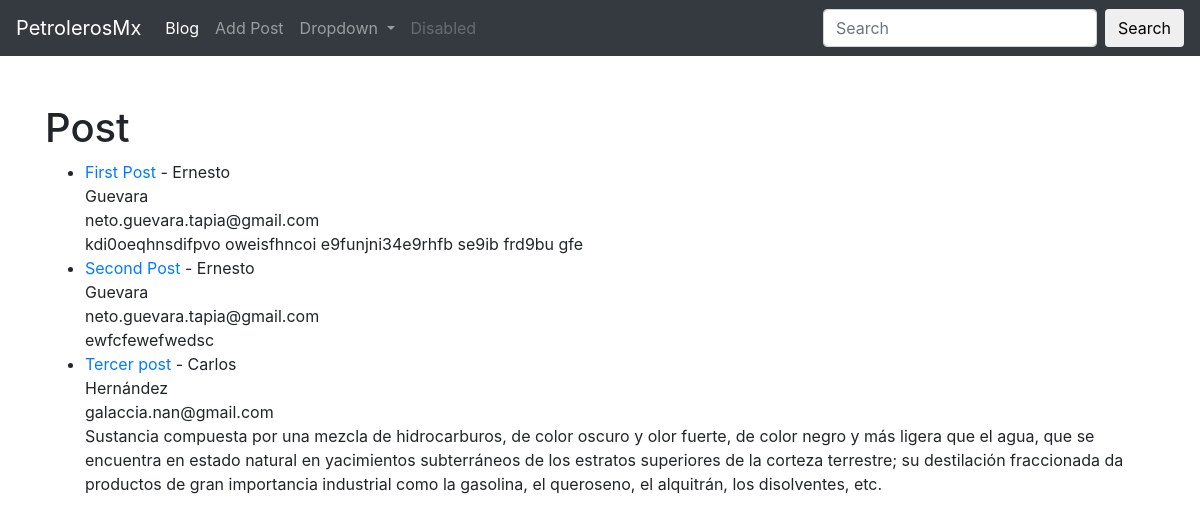
Before: / with the older database file.
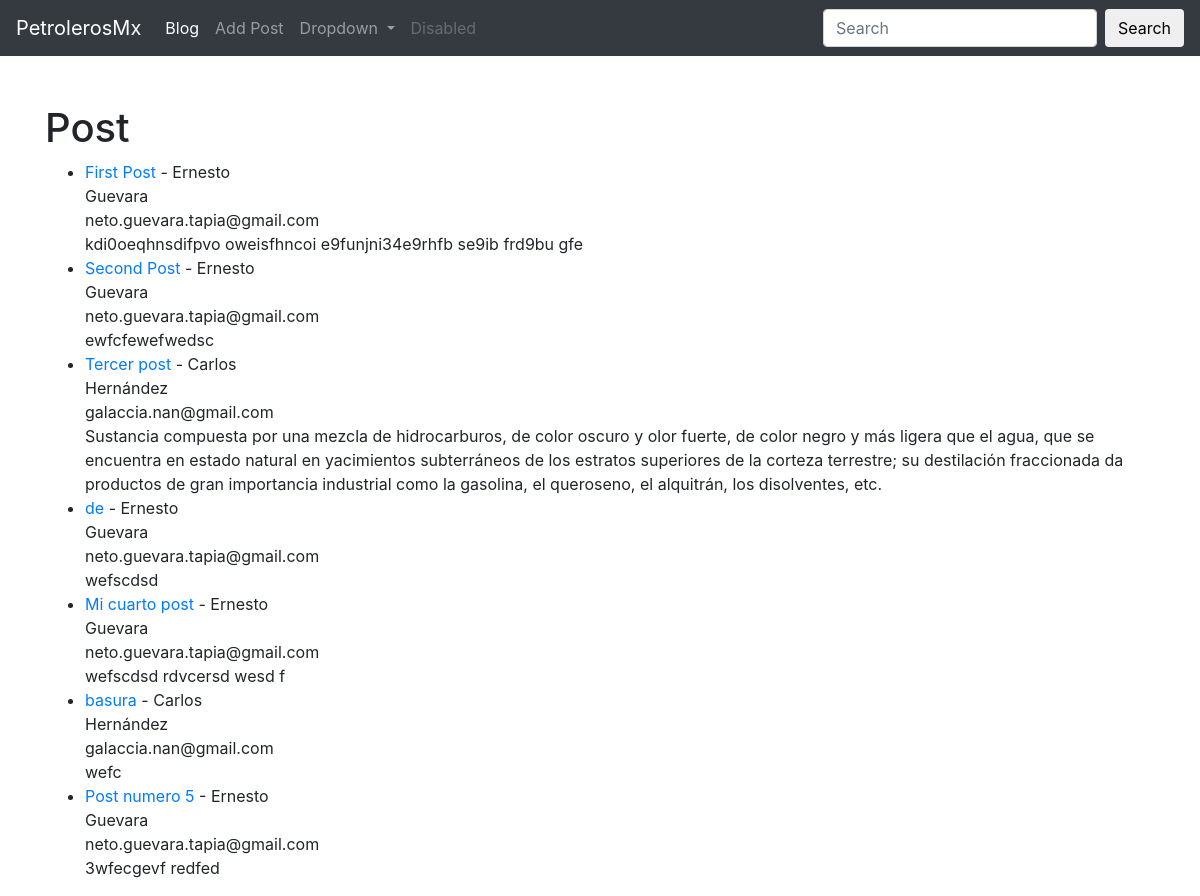
After: the same page with the newer database file.
### theblog/models.py (models this page shows, shortened)
class Post(models.Model):
    title = models.CharField(max_length=255)
    title_tag = models.CharField(max_length=100, default='Este es un post')
    author = models.ForeignKey(User, on_delete=models.CASCADE)
    body = models.TextField()

### theblog/views.py (the view)
# urls.py: path('', IndexView.as_view(), name='index'),
class IndexView(ListView):
    model = Post
    template_name = 'index.html'

### theblog/templates/index.html (shortened to what this page needs)
<!DOCTYPE html>
<html lang="en">
<head>
</head>
<body>
    {% extends 'base.html' %}
    {% block content %}
    <br>
    <h1>Post</h1>
    <ul>
        {% for post in object_list %}
        <li>
            <a href="{% url 'article-detail' post.pk %}">{{ post.title }}</a> - {{ post.author.first_name }} <br>
            {{ post.author.last_name}} <br>
            {{ post.author.email}} <br>
            {{ post.body}}
        </li>
        {% endfor %}
    </ul>
    {% endblock %}

### theblog/templates/base.html (shortened to what this page needs)
<!doctype html>
<html lang="en">
  <head>
    <link rel="stylesheet" href="https://cdn.jsdelivr.net/npm/bootstrap@4.0.0/dist/css/bootstrap.min.css">
  </head>
  <body>
    <nav class="navbar navbar-expand-lg navbar-dark bg-dark">
        <a class="navbar-brand" href="#">PetrolerosMx</a>
        <div class="collapse navbar-collapse" id="navbarSupportedContent">
          <ul class="navbar-nav mr-auto">
            <li class="nav-item active">
              <a class="nav-link" href="{% url 'index' %}">Blog <span class="sr-only">(current)</span></a>
            </li>
            <li class="nav-item">
              <a class="nav-link" href="{% url 'add_post' %}">Add Post</a>
            </li>
            <li class="nav-item dropdown">
              <a class="nav-link dropdown-toggle" href="#" id="navbarDropdown" role="button" data-toggle="dropdown" aria-haspopup="true" aria-expanded="false">
                Dropdown
              </a>
            </li>
            <li class="nav-item">
              <a class="nav-link disabled" href="#">Disabled</a>
            </li>
          </ul>
          <form class="form-inline my-2 my-lg-0">
            <input class="form-control mr-sm-2" type="search" placeholder="Search" aria-label="Search">
            <button class="btn btn-outline-ligth my-2 my-sm-0" type="submit">Search</button>
          </form>
        </div>
      </nav>
    <div class="container">
        <br>
        {% block content %}
        {% endblock %}
    </div>
  </body>
</html>

Changed rows visible on the page:
added Post: title "de", author.first_name "Ernesto", author.last_name "Guevara", author.email "neto.guevara.tapia@gmail.com", body "wefscdsd"
added Post: title "Mi cuarto post", author.first_name "Ernesto", author.last_name "Guevara", author.email "neto.guevara.tapia@gmail.com", body "wefscdsd rdvcersd wesd f"
added Post: title "basura", author.first_name "Carlos", author.last_name "Hernández", author.email "galaccia.nan@gmail.com", body "wefc"
added Post: title "Post numero 5", author.first_name "Ernesto", author.last_name "Guevara", author.email "neto.guevara.tapia@gmail.com", body "3wfecgevf redfed"
